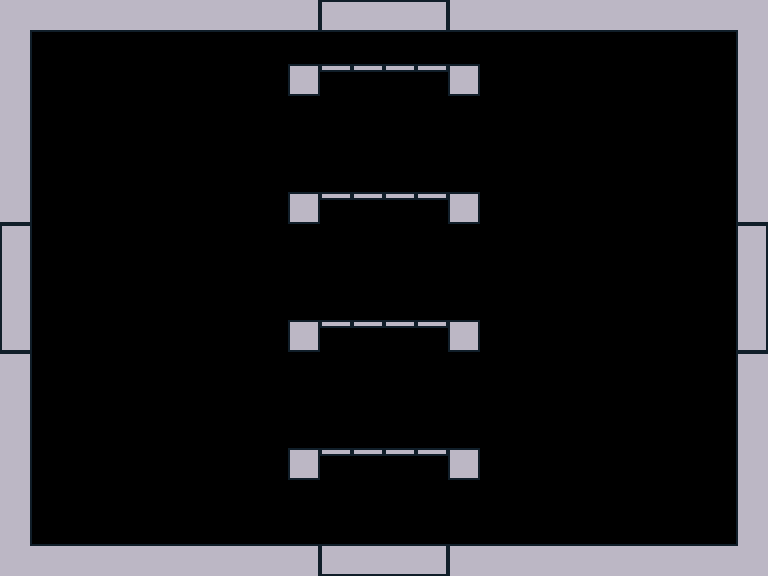

Rendered tile map (Tiled .tmx) drawn with the repository's tilesets; below, a short description and the map source with its tile grids summarised:
An orthogonal 24x18 tile map with 32x32 px tiles, 10 tile layers (blocks, platforms, topRightCornerConnectors, topLeftCornerConnectors, ...) and 9 objects (3x blush, enemyPath, playerSpawn, playerSpawnLeft, playerSpawnRight, ...).

<map version="1.5" tiledversion="1.6.0" orientation="orthogonal" renderorder="right-down" width="24" height="18" tilewidth="32" tileheight="32" infinite="0" nextlayerid="17" nextobjectid="32">
 <editorsettings>
  <export target="basicUpRightDownLeft.json" format="json" />
 </editorsettings>
 <tileset firstgid="1" name="basicTileSet" tilewidth="32" tileheight="32" tilecount="100" columns="10">
  <image source="basicTileSet.png" width="320" height="320" />
  <tile id="0">
   <properties>
    <property name="collides" type="bool" value="true" />
   </properties>
  </tile>
  <tile id="1">
   <properties>
    <property name="collides" type="bool" value="true" />
   </properties>
  </tile>
  <tile id="2">
   <properties>
    <property name="collides" type="bool" value="true" />
   </properties>
  </tile>
  <tile id="3">
   <properties>
    <property name="collides" type="bool" value="true" />
   </properties>
  </tile>
  <tile id="10">
   <properties>
    <property name="collides" type="bool" value="true" />
   </properties>
  </tile>
  <tile id="11">
   <properties>
    <property name="collides" type="bool" value="true" />
   </properties>
  </tile>
  <tile id="12">
   <properties>
    <property name="collides" type="bool" value="true" />
   </properties>
  </tile>
  <tile id="13">
   <properties>
    <property name="collides" type="bool" value="true" />
   </properties>
  </tile>
  <tile id="20">
   <properties>
    <property name="collides" type="bool" value="true" />
   </properties>
  </tile>
  <tile id="21">
   <properties>
    <property name="collides" type="bool" value="true" />
   </properties>
  </tile>
  <tile id="22">
   <properties>
    <property name="collides" type="bool" value="true" />
   </properties>
  </tile>
  <tile id="23">
   <properties>
    <property name="collides" type="bool" value="true" />
   </properties>
  </tile>
  <tile id="30">
   <properties>
    <property name="collides" type="bool" value="true" />
   </properties>
  </tile>
  <tile id="31">
   <properties>
    <property name="collides" type="bool" value="true" />
   </properties>
  </tile>
  <tile id="32">
   <properties>
    <property name="collides" type="bool" value="true" />
   </properties>
  </tile>
  <tile id="33">
   <properties>
    <property name="collides" type="bool" value="true" />
   </properties>
  </tile>
 </tileset>
 <layer id="1" name="blocks" width="24" height="18">
  <properties>
   <property name="collides" type="bool" value="true" />
  </properties>
  <data>[432 cells, 72 non-empty, 10 distinct tile ids]</data>
 </layer>
 <layer id="15" name="platforms" width="24" height="18">
  <properties>
   <property name="collides" type="bool" value="true" />
  </properties>
  <data>[432 cells, 20 non-empty, 1 distinct tile ids]</data>
 </layer>
 <objectgroup id="14" name="enemyPath" visible="0">
  <object id="27" name="enemyPath" x="608" y="128">
   <polyline points="0,0 -448,0 -448,128 0,128 0,256 -448,256" />
  </object>
 </objectgroup>
 <layer id="2" name="topRightCornerConnectors" width="24" height="18">
  <properties>
   <property name="collides" type="bool" value="false" />
  </properties>
  <data>[432 cells, 1 non-empty, 1 distinct tile ids]</data>
 </layer>
 <layer id="3" name="topLeftCornerConnectors" width="24" height="18">
  <properties>
   <property name="collides" type="bool" value="false" />
  </properties>
  <data>[432 cells, 1 non-empty, 1 distinct tile ids]</data>
 </layer>
 <layer id="4" name="bottomRightCornerConnectors" width="24" height="18">
  <properties>
   <property name="collides" type="bool" value="false" />
  </properties>
  <data>[432 cells, 1 non-empty, 1 distinct tile ids]</data>
 </layer>
 <layer id="5" name="bottomLeftCornerConnectors" width="24" height="18">
  <properties>
   <property name="collides" type="bool" value="false" />
  </properties>
  <data>[432 cells, 1 non-empty, 1 distinct tile ids]</data>
 </layer>
 <layer id="6" name="upDoor" width="24" height="18">
  <properties>
   <property name="collides" type="bool" value="true" />
  </properties>
  <data>[432 cells, 4 non-empty, 3 distinct tile ids]</data>
 </layer>
 <layer id="7" name="rightDoor" width="24" height="18">
  <properties>
   <property name="collides" type="bool" value="true" />
  </properties>
  <data>[432 cells, 4 non-empty, 3 distinct tile ids]</data>
 </layer>
 <layer id="8" name="downDoor" width="24" height="18">
  <properties>
   <property name="collides" type="bool" value="true" />
  </properties>
  <data>[432 cells, 4 non-empty, 3 distinct tile ids]</data>
 </layer>
 <layer id="9" name="leftDoor" width="24" height="18">
  <properties>
   <property name="collides" type="bool" value="true" />
  </properties>
  <data>[432 cells, 4 non-empty, 3 distinct tile ids]</data>
 </layer>
 <objectgroup id="16" name="blushieSpawns">
  <object id="28" name="blush" x="352" y="416">
   <point />
  </object>
  <object id="29" name="blush" x="384" y="288">
   <point />
  </object>
  <object id="30" name="blush" x="416" y="160">
   <point />
  </object>
 </objectgroup>
 <objectgroup id="10" name="playerSpawns">
  <object id="1" name="playerSpawn" x="128" y="512">
   <point />
  </object>
  <object id="2" name="playerSpawnLeft" x="0" y="320">
   <point />
  </object>
  <object id="3" name="playerSpawnRight" x="736" y="320">
   <point />
  </object>
  <object id="4" name="playerSpawnUp" x="352" y="0">
   <point />
  </object>
  <object id="5" name="playerSpawnDown" x="352" y="544">
   <point />
  </object>
 </objectgroup>
</map>
